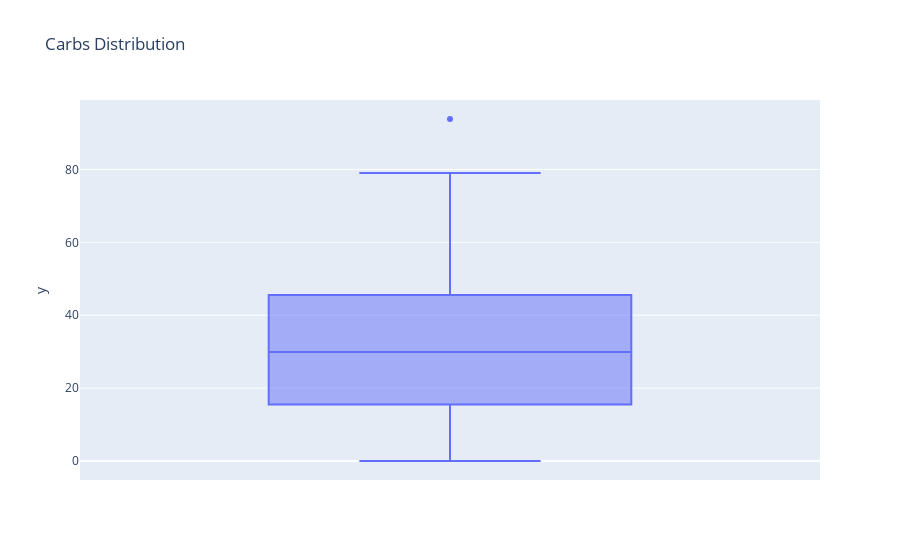

The code cell stored with this chart in its notebook:
### Code cell
fig = px.box(y = df['carbs'], title = 'Carbs Distribution')
fig.show()

### Figure 1 — Plotly figure (JSON) as saved in the notebook; plotly's stock layout.template omitted (floating-point values rounded to 4 significant figures; data arrays with more than 128 entries replaced by an {"elided": "..."} marker saying what was removed)
{"data": [{"alignmentgroup": "True", "hovertemplate": "y=%{y}<extra></extra>", "legendgroup": "", "marker": {"color": "#636efa"}, "name": "", "notched": false, "offsetgroup": "", "orientation": "v", "showlegend": false, "type": "box", "x0": " ", "xaxis": "x", "y": {"elided": "141 float values"}, "y0": " ", "yaxis": "y"}], "layout": {"boxmode": "group", "legend": {"tracegroupgap": 0}, "title": {"text": "Carbs Distribution"}, "xaxis": {"anchor": "y", "domain": [0, 1]}, "yaxis": {"anchor": "x", "domain": [0, 1], "title": {"text": "y"}}}}
